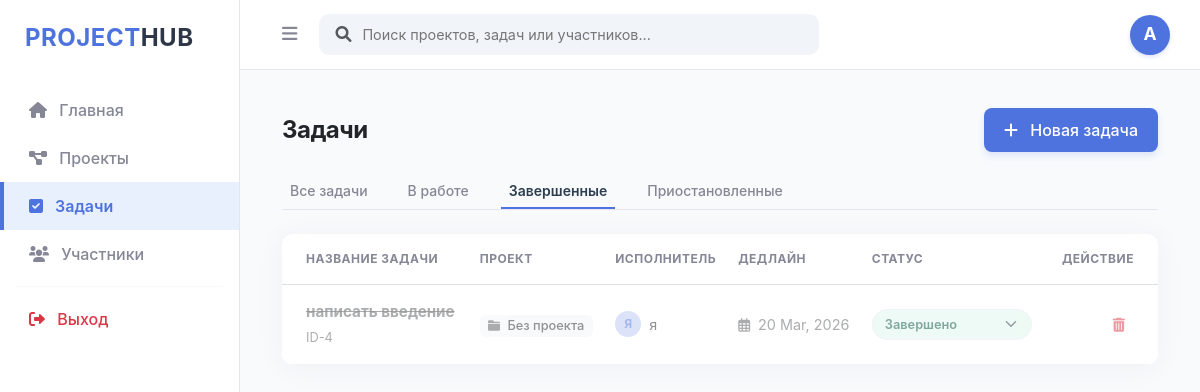
Page /tasks?status=Done on the committed database.
### app/models/task.py (models this page shows)
class Task(Base):
    __tablename__ = "tasks"
    id = Column(Integer, primary_key=True, index=True)
    title = Column(String)
    status = Column(String, default="To Do")
    owner_id = Column(Integer, ForeignKey("users.id"))
    owner = relationship("User", back_populates="tasks")
    deadline = Column(Date, nullable=True)
    project_id = Column(Integer, ForeignKey("projects.id"))

### app/models/user.py (models this page shows)
class User(Base):
    __tablename__ = "users"
    id = Column(Integer, primary_key=True, index=True)
    username = Column(String, unique=True, index=True)
    email = Column(String, unique=True, index=True)
    hashed_password = Column(String)
    role = Column(String, default=UserRole.DEVELOPER.value)
    tasks = relationship("Task", back_populates="owner")
    projects = relationship("Project", back_populates="owner")

### app/main.py (the view)
@app.get("/tasks", response_class=HTMLResponse)
async def tasks_page(request: Request, status: str = None, db: Session = Depends(get_db), current_user: User = Depends(get_current_user)):
    users = db.query(User).all()
    tasks = db.query(Task).all()
    users = db.query(User).all()
    projects = db.query(Project).all()
    try:
        query = db.query(Task)
        if status:
            query = query.filter(Task.status == status)
        tasks = query.all()
        projects = db.query(Project).all()
        return templates.TemplateResponse("tasks.html", {
            "request": request,
            "tasks": tasks,
            "users": users,
            "projects": projects,
            "current_status": status, # Передаем текущий фильтр в
            "user": current_user
        })
    except Exception as e:
        return HTMLResponse(content=f"Ошибка: {e}", status_code=500)

### templates/tasks.html (shortened to what this page needs)
{% extends "base.html" %}
{% block content %}
<div class="container-fluid py-2">
    <div class="d-flex justify-content-between align-items-center mb-4">
        <h2 class="h4 fw-bold text-dark mb-0" style="letter-spacing: -0.5px;">Задачи</h2>
        <button class="btn btn-create-task" data-bs-toggle="modal" data-bs-target="#createTaskModal">
            <i class="fas fa-plus me-2"></i> Новая задача
        </button>
    </div>
    <div class="d-flex gap-2 mb-4 border-bottom pb-0" style="border-color: #e3e6f0 !important;">
        <a href="/tasks" class="btn btn-sm filter-tab shadow-none {% if not current_status %}active-filter{% endif %} me-3">
            Все задачи
        </a>
        <a href="/tasks?status=In Progress" class="btn btn-sm filter-tab shadow-none {% if current_status == 'In Progress' %}active-filter{% endif %} me-3">
            В работе
        </a>
        <a href="/tasks?status=Done" class="btn btn-sm filter-tab shadow-none {% if current_status == 'Done' %}active-filter{% endif %} me-3">
            Завершенные
        </a>
        <a href="/tasks?status=On Hold" class="btn btn-sm filter-tab shadow-none {% if current_status == 'On Hold' %}active-filter{% endif %}">
            Приостановленные
        </a>
    </div>
    <div class="card border-0 shadow-sm" style="border-radius: 12px; overflow: hidden; box-shadow: 0 0.15rem 1.75rem 0 rgba(58, 59, 69, 0.05) !important;">
        <div class="table-responsive">
            <table class="table align-middle mb-0" style="background: #ffffff;">
                <thead style="background: #f8fafc;">
                    <tr>
                        <th class="ps-4 py-3 text-uppercase" style="font-size: 0.75rem; color: var(--neutral-gray); letter-spacing: 0.5px;">Название задачи</th>
                        <th class="py-3 text-uppercase" style="font-size: 0.75rem; color: var(--neutral-gray); letter-spacing: 0.5px;">Проект</th>
                        <th class="py-3 text-uppercase" style="font-size: 0.75rem; color: var(--neutral-gray); letter-spacing: 0.5px;">Исполнитель</th>
                        <th class="py-3 text-uppercase" style="font-size: 0.75rem; color: var(--neutral-gray); letter-spacing: 0.5px;">Дедлайн</th>
                        <th class="py-3 text-uppercase" style="font-size: 0.75rem; color: var(--neutral-gray); letter-spacing: 0.5px;">Статус</th>
                        <th class="pe-4 py-3 text-end text-uppercase" style="font-size: 0.75rem; color: var(--neutral-gray); letter-spacing: 0.5px;">Действие</th>
                    </tr>
                </thead>
                <tbody>
                    {% for task in tasks %}
                    <tr class="border-bottom {% if task.status == 'Done' %}opacity-50{% endif %}" style="transition: all 0.3s ease; border-color: #f1f5f9 !important;">
                        <td class="ps-4 py-3">
                            <div class="fw-bold {% if task.status == 'Done' %}text-decoration-line-through text-muted{% else %}text-dark{% endif %}" style="font-size: 0.95rem;">
                                {{ task.title }}
                            </div>
                            <small class="text-muted" style="font-size: 0.8rem;">ID-{{ task.id }}</small>
                        </td>
                        <td>
                            <span class="badge font-weight-normal px-2.5 py-1.5 text-dark" style="background: #f1f5f9; border-radius: 6px; font-size: 0.8rem; font-weight: 500;">
                                <i class="fas fa-folder me-1 text-muted" style="font-size: 0.75rem;"></i> {{ task.project.title if task.project else 'Без проекта' }}
                            </span>
                        </td>
                        <td>
                            <div class="d-flex align-items-center">
                                <div class="rounded-circle me-2 fw-bold text-white" style="width: 26px; height: 26px; background: #bac8f3; color: var(--primary-blue) !important; display: flex; align-items: center; justify-content: center; font-size: 0.75rem;">
                                    {{ task.owner.username[0].upper() if task.owner else '?' }}
                                </div>
                                <span class="text-dark" style="font-size: 0.9rem;">{{ task.owner.username if task.owner else 'Не назначен' }}</span>
                            </div>
                        </td>
                        <td class="text-muted" style="font-size: 0.9rem;">
                            <i class="far fa-calendar-alt me-1" style="font-size: 0.85rem;"></i>
                            {{ task.deadline.strftime('%d %b, %Y') if task.deadline else 'Нет даты' }}
                        </td>
                        <td>
                            <form action="/tasks/update-status/{{ task.id }}" method="post" style="margin: 0;">
                                <select name="status" onchange="this.form.submit()" class="form-select form-select-sm status-select shadow-none {% if task.status == 'To Do' %}status-select-todo{% elif task.status == 'In Progress' %}status-select-progress{% elif task.status == 'Done' %}status-select-done{% else %}status-select-hold{% endif %}">
                                    <option value="Done" {% if task.status == 'Done' %}selected{% endif %}>Завершено</option>
                                </select>
                            </form>
                        </td>
                        <td class="pe-4 text-end">
                            <form action="/tasks/delete/{{ task.id }}" method="post" style="display: inline;" onsubmit="return confirm('Удалить эту задачу?')">
                                <button type="submit" class="btn btn-sm text-danger shadow-none p-2" title="Удалить" style="border-radius: 6px; transition: background-color 0.2s;">
                                    <i class="fas fa-trash-alt"></i>
                                </button>
                            </form>
                        </td>
                    </tr>
                    {% endfor %}
                </tbody>
            </table>
        </div>
    </div>
</div>
{% endblock %}

### templates/base.html (style rules this page uses)
:root { --sidebar-width: 240px; --topbar-height: 70px; --primary-blue: #4e73df; --light-blue: #e8f0fe; --neutral-dark: #2c3e50; --neutral-gray: #858796; }
body { background-color: #f8fafc; font-family: 'Inter', sans-serif; margin: 0; overflow-x: hidden; }

### templates/tasks.html (style rules this page uses)
.btn-create-task { background-color: var(--primary-blue) !important; border: none !important; color: #ffffff !important; font-weight: 500; padding: 10px 20px; border-radius: 8px; transition: background-color 0.2s !important; box-shadow: 0 4px 6px rgba(78, 115, 223, 0.15); }
.filter-tab { border: none !important; font-weight: 500; color: var(--neutral-gray) !important; position: relative; padding-bottom: 8px !important; transition: color 0.2s; }
.filter-tab.active-filter { font-weight: 600; color: var(--neutral-dark) !important; }
.filter-tab.active-filter::after { content: ''; position: absolute; bottom: 0; left: 0; width: 100%; height: 2px; background-color: var(--primary-blue); }
.status-select { width: 160px; font-size: 0.8rem; font-weight: 600; cursor: pointer; border-radius: 20px !important; padding: 5px 12px 5px 12px; background-position: right 12px center; border: 1px solid #e3e6f0 !important; }
.status-select-done { background-color: #def7ec; color: #03543f; }

### rows in the picture
Task: title "написать введение", id "4", project "Без проекта", owner "Я", owner "я", deadline "20 Mar, 2026", status "Завершено"
